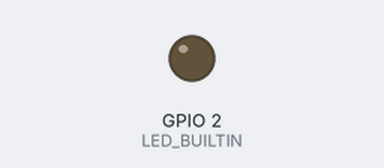
Recording of a sketch running on a simulated ESP32. Parts: output pins drawn as LEDs (lit = HIGH). WiFi joins after 1.5 s; servers stay silent unless stated; the Firebase database answers and starts empty; what the sketch prints to the serial monitor is not drawn.

Above: at 0.1 s.
At 1.6 s:
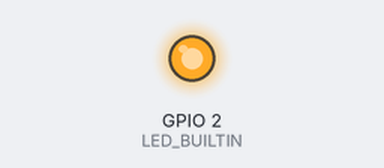
Timing chart, 0 to 3.1 s (numbered marks = the images above):
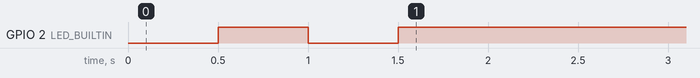

The sketch:

firebase.ino
```cpp
#include<WiFi.h>
#include <IOXhop_FirebaseESP32.h> //this library must use ArduinoJson 5.11.0 library

#define WIFI_STA_NAME "MyDickIsBig"
#define WIFI_STA_PASS "0824520932Boss"

#define FIREBASE_HOST "irhomecontroller.firebaseio.com"
#define FIREBASE_AUTH "bqotYN8yenZB7HVK5ts9x648l2e9LGLSgUDgmWXH "

bool isWiFiConnected = false;

void setup() {
  if (WiFiConnected()) {
    isWiFiConnected = true;
    Firebase.begin(FIREBASE_HOST, FIREBASE_AUTH);
  } else {
    isWiFiConnected = false;
  }
}

void loop() {
  if (isWiFiConnected) {
    firebaseConnection();
  }
}

int i = 0;
void firebaseConnection() {
  Firebase.setInt("IntNumber", i);
  if (Firebase.failed()) {

    Serial.println("set /IntNumber failed:");
    Serial.println(Firebase.error());
    return;
  }

  Serial.print("set /IntNumber to ");
  Serial.println(Firebase.getInt("IntNumber"));

  i++;

  delay(500);
}

bool WiFiConnected() {
  Serial.begin(115200);
  pinMode(LED_BUILTIN, OUTPUT);
  Serial.println();
  Serial.println();
  Serial.print("Connecting to ");
  Serial.println(WIFI_STA_NAME);

  WiFi.mode(WIFI_STA);
  WiFi.begin(WIFI_STA_NAME, WIFI_STA_PASS);

  byte timeout = 0;
  while (WiFi.status() != WL_CONNECTED && timeout < 30) {
    delay(500);
    Serial.print(".");
    digitalWrite(LED_BUILTIN, !digitalRead(LED_BUILTIN));
    timeout++;
  }

  if (timeout < 30) {
    digitalWrite(LED_BUILTIN, HIGH);
    Serial.println("");
    Serial.println("WiFi connected");
    Serial.print("IP address: ");
    Serial.println(WiFi.localIP());
    return true;
  } else {
    Serial.print("WiFi connection is timeout!!!");
    return false;
  }

}
```
